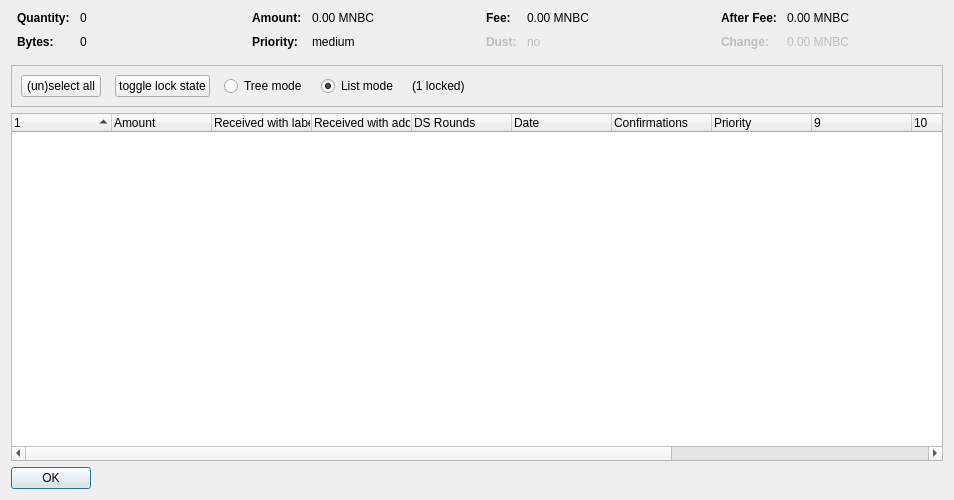
<?xml version="1.0" encoding="UTF-8"?>
<ui version="4.0">
 <class>CoinControlDialog</class>
 <widget class="QDialog" name="CoinControlDialog">
  <property name="geometry">
   <rect>
    <x>0</x>
    <y>0</y>
    <width>954</width>
    <height>500</height>
   </rect>
  </property>
  <property name="windowTitle">
   <string>Coin Selection</string>
  </property>
  <layout class="QVBoxLayout" name="verticalLayout">
   <item>
    <layout class="QHBoxLayout" name="horizontalLayoutTop" stretch="0,0,0,0">
     <property name="topMargin">
      <number>0</number>
     </property>
     <property name="bottomMargin">
      <number>10</number>
     </property>
     <item>
      <layout class="QFormLayout" name="formLayoutCoinControl1">
       <property name="horizontalSpacing">
        <number>10</number>
       </property>
       <property name="verticalSpacing">
        <number>10</number>
       </property>
       <property name="leftMargin">
        <number>6</number>
       </property>
       <property name="rightMargin">
        <number>6</number>
       </property>
       <item row="0" column="0">
        <widget class="QLabel" name="labelCoinControlQuantityText">
         <property name="font">
          <font>
           <weight>75</weight>
           <bold>true</bold>
          </font>
         </property>
         <property name="text">
          <string>Quantity:</string>
         </property>
        </widget>
       </item>
       <item row="0" column="1">
        <widget class="QLabel" name="labelCoinControlQuantity">
         <property name="cursor">
          <cursorShape>IBeamCursor</cursorShape>
         </property>
         <property name="contextMenuPolicy">
          <enum>Qt::ActionsContextMenu</enum>
         </property>
         <property name="text">
          <string notr="true">0</string>
         </property>
         <property name="textInteractionFlags">
          <set>Qt::LinksAccessibleByMouse|Qt::TextSelectableByKeyboard|Qt::TextSelectableByMouse</set>
         </property>
        </widget>
       </item>
       <item row="1" column="0">
        <widget class="QLabel" name="labelCoinControlBytesText">
         <property name="font">
          <font>
           <weight>75</weight>
           <bold>true</bold>
          </font>
         </property>
         <property name="text">
          <string>Bytes:</string>
         </property>
        </widget>
       </item>
       <item row="1" column="1">
        <widget class="QLabel" name="labelCoinControlBytes">
         <property name="cursor">
          <cursorShape>IBeamCursor</cursorShape>
         </property>
         <property name="contextMenuPolicy">
          <enum>Qt::ActionsContextMenu</enum>
         </property>
         <property name="text">
          <string notr="true">0</string>
         </property>
         <property name="textInteractionFlags">
          <set>Qt::LinksAccessibleByMouse|Qt::TextSelectableByKeyboard|Qt::TextSelectableByMouse</set>
         </property>
        </widget>
       </item>
      </layout>
     </item>
     <item>
      <layout class="QFormLayout" name="formLayoutCoinControl2">
       <property name="horizontalSpacing">
        <number>10</number>
       </property>
       <property name="verticalSpacing">
        <number>10</number>
       </property>
       <property name="leftMargin">
        <number>6</number>
       </property>
       <property name="rightMargin">
        <number>6</number>
       </property>
       <item row="0" column="0">
        <widget class="QLabel" name="labelCoinControlAmountText">
         <property name="font">
          <font>
           <weight>75</weight>
           <bold>true</bold>
          </font>
         </property>
         <property name="text">
          <string>Amount:</string>
         </property>
        </widget>
       </item>
       <item row="0" column="1">
        <widget class="QLabel" name="labelCoinControlAmount">
         <property name="cursor">
          <cursorShape>IBeamCursor</cursorShape>
         </property>
         <property name="contextMenuPolicy">
          <enum>Qt::ActionsContextMenu</enum>
         </property>
         <property name="text">
          <string notr="true">0.00 MNBC</string>
         </property>
         <property name="textInteractionFlags">
          <set>Qt::LinksAccessibleByMouse|Qt::TextSelectableByKeyboard|Qt::TextSelectableByMouse</set>
         </property>
        </widget>
       </item>
       <item row="1" column="0">
        <widget class="QLabel" name="labelCoinControlPriorityText">
         <property name="font">
          <font>
           <weight>75</weight>
           <bold>true</bold>
          </font>
         </property>
         <property name="text">
          <string>Priority:</string>
         </property>
        </widget>
       </item>
       <item row="1" column="1">
        <widget class="QLabel" name="labelCoinControlPriority">
         <property name="cursor">
          <cursorShape>IBeamCursor</cursorShape>
         </property>
         <property name="contextMenuPolicy">
          <enum>Qt::ActionsContextMenu</enum>
         </property>
         <property name="text">
          <string>medium</string>
         </property>
         <property name="textInteractionFlags">
          <set>Qt::LinksAccessibleByMouse|Qt::TextSelectableByKeyboard|Qt::TextSelectableByMouse</set>
         </property>
        </widget>
       </item>
      </layout>
     </item>
     <item>
      <layout class="QFormLayout" name="formLayoutCoinControl3">
       <property name="horizontalSpacing">
        <number>10</number>
       </property>
       <property name="verticalSpacing">
        <number>10</number>
       </property>
       <property name="leftMargin">
        <number>6</number>
       </property>
       <property name="rightMargin">
        <number>6</number>
       </property>
       <item row="0" column="0">
        <widget class="QLabel" name="labelCoinControlFeeText">
         <property name="font">
          <font>
           <weight>75</weight>
           <bold>true</bold>
          </font>
         </property>
         <property name="text">
          <string>Fee:</string>
         </property>
        </widget>
       </item>
       <item row="0" column="1">
        <widget class="QLabel" name="labelCoinControlFee">
         <property name="cursor">
          <cursorShape>IBeamCursor</cursorShape>
         </property>
         <property name="contextMenuPolicy">
          <enum>Qt::ActionsContextMenu</enum>
         </property>
         <property name="text">
          <string notr="true">0.00 MNBC</string>
         </property>
         <property name="textInteractionFlags">
          <set>Qt::LinksAccessibleByMouse|Qt::TextSelectableByKeyboard|Qt::TextSelectableByMouse</set>
         </property>
        </widget>
       </item>
       <item row="1" column="0">
        <widget class="QLabel" name="labelCoinControlLowOutputText">
         <property name="enabled">
          <bool>false</bool>
         </property>
         <property name="font">
          <font>
           <weight>75</weight>
           <bold>true</bold>
          </font>
         </property>
         <property name="text">
          <string>Dust:</string>
         </property>
        </widget>
       </item>
       <item row="1" column="1">
        <widget class="QLabel" name="labelCoinControlLowOutput">
         <property name="enabled">
          <bool>false</bool>
         </property>
         <property name="cursor">
          <cursorShape>IBeamCursor</cursorShape>
         </property>
         <property name="contextMenuPolicy">
          <enum>Qt::ActionsContextMenu</enum>
         </property>
         <property name="text">
          <string>no</string>
         </property>
         <property name="textInteractionFlags">
          <set>Qt::LinksAccessibleByMouse|Qt::TextSelectableByKeyboard|Qt::TextSelectableByMouse</set>
         </property>
        </widget>
       </item>
      </layout>
     </item>
     <item>
      <layout class="QFormLayout" name="formLayoutCoinControl4">
       <property name="horizontalSpacing">
        <number>10</number>
       </property>
       <property name="verticalSpacing">
        <number>10</number>
       </property>
       <property name="leftMargin">
        <number>6</number>
       </property>
       <property name="rightMargin">
        <number>6</number>
       </property>
       <item row="0" column="0">
        <widget class="QLabel" name="labelCoinControlAfterFeeText">
         <property name="font">
          <font>
           <weight>75</weight>
           <bold>true</bold>
          </font>
         </property>
         <property name="text">
          <string>After Fee:</string>
         </property>
        </widget>
       </item>
       <item row="0" column="1">
        <widget class="QLabel" name="labelCoinControlAfterFee">
         <property name="cursor">
          <cursorShape>IBeamCursor</cursorShape>
         </property>
         <property name="contextMenuPolicy">
          <enum>Qt::ActionsContextMenu</enum>
         </property>
         <property name="text">
          <string notr="true">0.00 MNBC</string>
         </property>
         <property name="textInteractionFlags">
          <set>Qt::LinksAccessibleByMouse|Qt::TextSelectableByKeyboard|Qt::TextSelectableByMouse</set>
         </property>
        </widget>
       </item>
       <item row="1" column="0">
        <widget class="QLabel" name="labelCoinControlChangeText">
         <property name="enabled">
          <bool>false</bool>
         </property>
         <property name="font">
          <font>
           <weight>75</weight>
           <bold>true</bold>
          </font>
         </property>
         <property name="text">
          <string>Change:</string>
         </property>
        </widget>
       </item>
       <item row="1" column="1">
        <widget class="QLabel" name="labelCoinControlChange">
         <property name="enabled">
          <bool>false</bool>
         </property>
         <property name="cursor">
          <cursorShape>IBeamCursor</cursorShape>
         </property>
         <property name="contextMenuPolicy">
          <enum>Qt::ActionsContextMenu</enum>
         </property>
         <property name="text">
          <string notr="true">0.00 MNBC</string>
         </property>
         <property name="textInteractionFlags">
          <set>Qt::LinksAccessibleByMouse|Qt::TextSelectableByKeyboard|Qt::TextSelectableByMouse</set>
         </property>
        </widget>
       </item>
      </layout>
     </item>
    </layout>
   </item>
   <item>
    <widget class="QFrame" name="frame">
     <property name="minimumSize">
      <size>
       <width>0</width>
       <height>40</height>
      </size>
     </property>
     <property name="frameShape">
      <enum>QFrame::StyledPanel</enum>
     </property>
     <property name="frameShadow">
      <enum>QFrame::Sunken</enum>
     </property>
     <layout class="QHBoxLayout" name="horizontalLayout">
      <item>
       <layout class="QHBoxLayout" name="horizontalLayoutPanel" stretch="0,0,0,0,0,0">
        <property name="spacing">
         <number>14</number>
        </property>
        <item>
         <widget class="QPushButton" name="pushButtonSelectAll">
          <property name="sizePolicy">
           <sizepolicy hsizetype="Maximum" vsizetype="Fixed">
            <horstretch>0</horstretch>
            <verstretch>0</verstretch>
           </sizepolicy>
          </property>
          <property name="text">
           <string>(un)select all</string>
          </property>
          <property name="autoDefault">
           <bool>false</bool>
          </property>
         </widget>
        </item>
        <item>
         <widget class="QPushButton" name="pushButtonToggleLock">
          <property name="sizePolicy">
           <sizepolicy hsizetype="Maximum" vsizetype="Fixed">
            <horstretch>0</horstretch>
            <verstretch>0</verstretch>
           </sizepolicy>
          </property>
          <property name="text">
           <string>toggle lock state</string>
          </property>
          <property name="autoDefault">
           <bool>false</bool>
          </property>
         </widget>
        </item>
        <item>
         <widget class="QRadioButton" name="radioTreeMode">
          <property name="sizePolicy">
           <sizepolicy hsizetype="Maximum" vsizetype="Fixed">
            <horstretch>0</horstretch>
            <verstretch>0</verstretch>
           </sizepolicy>
          </property>
          <property name="text">
           <string>Tree mode</string>
          </property>
         </widget>
        </item>
        <item>
         <widget class="QRadioButton" name="radioListMode">
          <property name="sizePolicy">
           <sizepolicy hsizetype="Maximum" vsizetype="Fixed">
            <horstretch>0</horstretch>
            <verstretch>0</verstretch>
           </sizepolicy>
          </property>
          <property name="text">
           <string>List mode</string>
          </property>
          <property name="checked">
           <bool>true</bool>
          </property>
         </widget>
        </item>
        <item>
         <widget class="QLabel" name="labelLocked">
          <property name="text">
           <string>(1 locked)</string>
          </property>
         </widget>
        </item>
        <item>
         <spacer name="horizontalSpacer">
          <property name="orientation">
           <enum>Qt::Horizontal</enum>
          </property>
          <property name="sizeHint" stdset="0">
           <size>
            <width>40</width>
            <height>20</height>
           </size>
          </property>
         </spacer>
        </item>
       </layout>
      </item>
     </layout>
    </widget>
   </item>
   <item>
    <widget class="CoinControlTreeWidget" name="treeWidget">
     <property name="contextMenuPolicy">
      <enum>Qt::CustomContextMenu</enum>
     </property>
     <property name="sortingEnabled">
      <bool>false</bool>
     </property>
     <property name="columnCount">
      <number>13</number>
     </property>
     <attribute name="headerShowSortIndicator" stdset="0">
      <bool>true</bool>
     </attribute>
     <attribute name="headerStretchLastSection">
      <bool>false</bool>
     </attribute>
     <column>
      <property name="text">
       <string/>
      </property>
     </column>
     <column>
      <property name="text">
       <string>Amount</string>
      </property>
     </column>
     <column>
      <property name="text">
       <string>Received with label</string>
      </property>
     </column>
     <column>
      <property name="text">
       <string>Received with address</string>
      </property>
     </column>
     <column>
      <property name="text">
       <string>DS Rounds</string>
      </property>
     </column>
     <column>
      <property name="text">
       <string>Date</string>
      </property>
     </column>
     <column>
      <property name="text">
       <string>Confirmations</string>
      </property>
      <property name="toolTip">
       <string>Confirmed</string>
      </property>
     </column>
     <column>
      <property name="text">
       <string>Priority</string>
      </property>
     </column>
     <column>
      <property name="text">
       <string/>
      </property>
     </column>
     <column>
      <property name="text">
       <string/>
      </property>
     </column>
     <column>
      <property name="text">
       <string/>
      </property>
     </column>
     <column>
      <property name="text">
       <string/>
      </property>
     </column>
     <column>
      <property name="text">
       <string/>
      </property>
     </column>
    </widget>
   </item>
   <item>
    <widget class="QDialogButtonBox" name="buttonBox">
     <property name="sizePolicy">
      <sizepolicy hsizetype="Maximum" vsizetype="Fixed">
       <horstretch>0</horstretch>
       <verstretch>0</verstretch>
      </sizepolicy>
     </property>
     <property name="orientation">
      <enum>Qt::Horizontal</enum>
     </property>
     <property name="standardButtons">
      <set>QDialogButtonBox::Ok</set>
     </property>
    </widget>
   </item>
  </layout>
 </widget>
 <customwidgets>
  <customwidget>
   <class>CoinControlTreeWidget</class>
   <extends>QTreeWidget</extends>
   <header>coincontroltreewidget.h</header>
  </customwidget>
 </customwidgets>
 <resources/>
 <connections/>
</ui>
